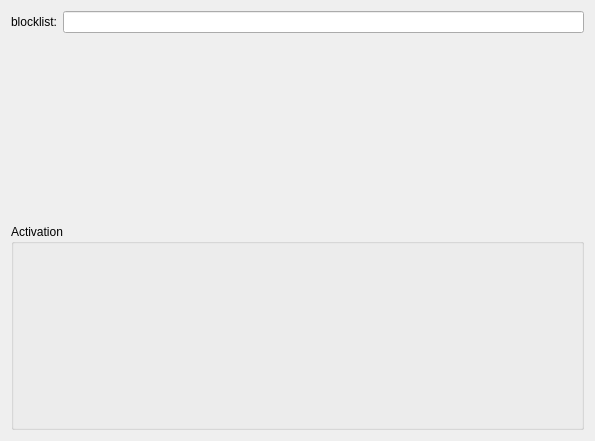
<?xml version="1.0" encoding="UTF-8"?>
<ui version="4.0">
  <class>InvertEffectConfigForm</class>
  <widget class="QWidget" name="InvertEffectConfigForm">
    <property name="geometry">
      <rect>
        <x>0</x>
        <y>0</y>
        <width>595</width>
        <height>441</height>
      </rect>
    </property>
    <layout class="QVBoxLayout" name="verticalLayout">
      <item>
        <layout class="QFormLayout" name="layout_Blocklist">
          <item row="0" column="0">
            <widget class="QLabel" name="label_Blocklist">
              <property name="text">
                <string>blocklist:</string>
              </property>
            </widget>
          </item>
          <item row="0" column="1">
            <widget class="QLineEdit" name="kcfg_Blocklist">
              <property name="toolTip">
                <string>The windows that should be excluded from inverting, by window class. Comma-separated. Use `xprop WM_CLASS` or `wmctrl -lx` and take the second string to get window class.</string>
              </property>
              <property name="statusTip">
                <string>Excluded window classes</string>
              </property>
              <property name="whatsThis">
                <string>Excluded window classes</string>
              </property>
            </widget>
          </item>
        </layout>
      </item>
      <item>
        <widget class="QGroupBox" name="groupBox_2">
          <property name="title">
            <string>Activation</string>
          </property>
          <layout class="QGridLayout" name="gridLayout_2">
            <item row="0" column="0" colspan="2">
              <widget class="KShortcutsEditor" name="shortcutEditor" native="true">
                <property name="sizePolicy">
                  <sizepolicy hsizetype="Preferred" vsizetype="Preferred">
                    <horstretch>0</horstretch>
                    <verstretch>0</verstretch>
                  </sizepolicy>
                </property>
                <property name="actionTypes">
                  <enum>KShortcutsEditor::GlobalAction</enum>
                </property>
              </widget>
            </item>
          </layout>
        </widget>
      </item>
    </layout>
  </widget>
  <customwidgets>
    <customwidget>
      <class>KShortcutsEditor</class>
      <extends>QWidget</extends>
      <header location="global">KShortcutsEditor</header>
      <container>1</container>
    </customwidget>
  </customwidgets>
  <tabstops>
    <tabstop>kcfg_Blocklist</tabstop>
  </tabstops>
  <resources/>
  <connections/>
</ui>
